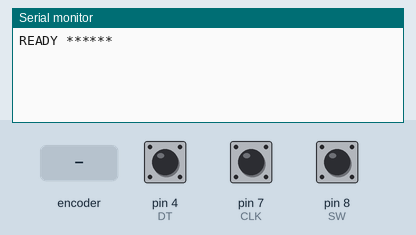
This sketch was run on a simulated Arduino Uno, built with avr-gcc and run on an emulated ATmega328P. On the bench: the last lines printed to the serial monitor. The test bench sets the inputs (shaded band); at power-on: pin 8 (SW) HIGH, pin 4 (DT) HIGH, pin 7 (CLK) HIGH.

Above: at 1.2 s.
1.3 s: rotary encoder on pin 7 (CLK) / pin 4 (DT) turned 1 step (first pin leading)
At 1.9 s:
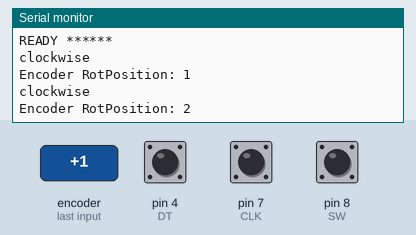
3.0 s: pin 8 (SW) pulled LOW for 0.15 s
At 4.3 s:
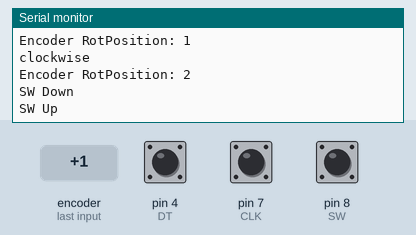
4.6 s: rotary encoder on pin 7 (CLK) / pin 4 (DT) turned 2 steps (second pin leading)
At 5.6 s:
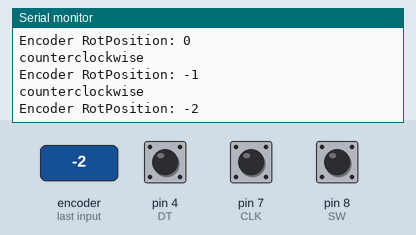
Timing chart, 0 to 7.6 s (numbered marks = the images above; inputs shaded):
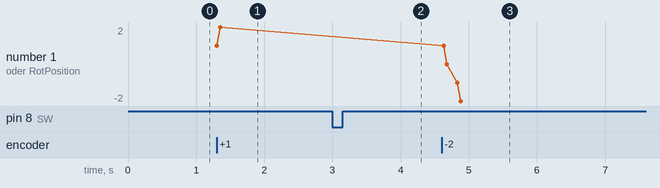

The sketch:

ROTOR_demo.ino
```cpp
int CLK = 7;
int DT = 4;
int SW = 8;

int RotPosition = 0;
int swState = 1;
int rotation;
int value;
boolean LeftRight;
void setup()
{
    Serial.begin(38400);
    pinMode(CLK, INPUT);
    pinMode(DT, INPUT);
    pinMode(SW, INPUT_PULLUP);

    rotation = digitalRead(CLK);

    Serial.println("READY ******");
}
void loop()
{
    value = digitalRead(CLK);
    if (value != rotation)
    { // we use the DT pin to find out which way we turning.
        if (digitalRead(DT) != value)
        { // Clockwise
            RotPosition++;
            LeftRight = true;
        }
        else
        { //Counterclockwise
            LeftRight = false;
            RotPosition--;
        }
        if (LeftRight)
        { // turning right will turn on red led.
            Serial.println("clockwise");
        }
        else
        { // turning left will turn on green led.
            Serial.println("counterclockwise");
        }
        Serial.print("Encoder RotPosition: ");
        Serial.println(RotPosition);
        // this will print in the serial monitor.
    }
    rotation = value;

    int swIn = digitalRead(SW);
    if (swIn != swState) {
        swState = swIn;
        if (swIn) {
            Serial.println("SW Up");
        } else {
            Serial.println("SW Down");
        }
    }
}
```

Measured:
- after the input at 1.3 s, the serial monitor: prints a new line at once (image 1)
- after the input at 3.0 s, the serial monitor: prints a new line at once (image 2)
- after the input at 4.6 s, the serial monitor: prints a new line at once (image 3)
- plotted number 1: 2 → -2 after the input at 4.6 s
